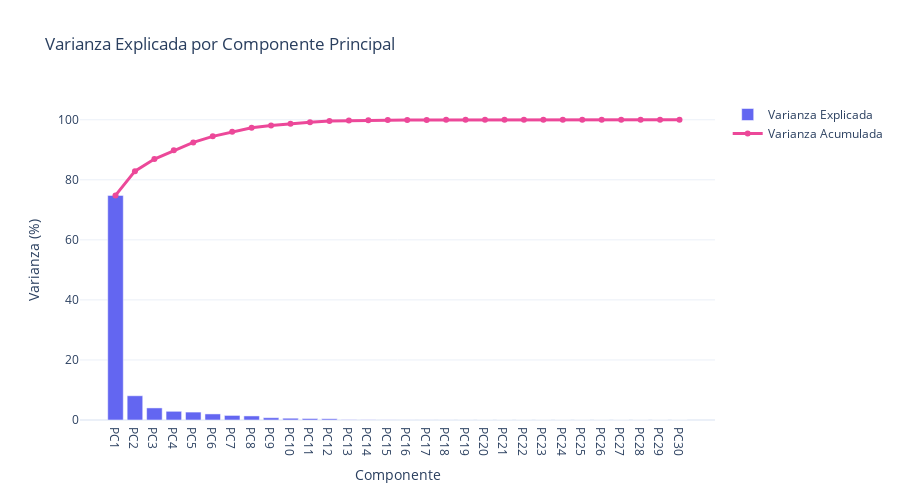

Notebook cell for this chart:
### Code cell
# Gráfico de varianza explicada por componente
fig = go.Figure()
fig.add_trace(go.Bar(x=[f'PC{i+1}' for i in range(len(pca.explained_variance_ratio_))], 
                     y=pca.explained_variance_ratio_ * 100,
                     name='Varianza Explicada', marker_color='#6366f1'))
fig.add_trace(go.Scatter(x=[f'PC{i+1}' for i in range(len(pca.explained_variance_ratio_))], 
                         y=np.cumsum(pca.explained_variance_ratio_) * 100,
                         name='Varianza Acumulada', mode='lines+markers', 
                         marker_color='#ec4899', line=dict(width=3)))
fig.update_layout(title='Varianza Explicada por Componente Principal',
                 xaxis_title='Componente', yaxis_title='Varianza (%)',
                 template='plotly_white', height=500)
fig.show()

### Figure 1 — Plotly figure (JSON) as saved in the notebook; plotly's stock layout.template omitted (floating-point values rounded to 4 significant figures)
{"data": [{"marker": {"color": "#6366f1"}, "name": "Varianza Explicada", "type": "bar", "x": ["PC1", "PC2", "PC3", "PC4", "PC5", "PC6", "PC7", "PC8", "PC9", "PC10", "PC11", "PC12", "PC13", "PC14", "PC15", "PC16", "PC17", "PC18", "PC19", "PC20", "PC21", "PC22", "PC23", "PC24", "PC25", "PC26", "PC27", "PC28", "PC29", "PC30"], "y": [74.81, 8.074, 4.022, 2.896, 2.639, 2.022, 1.522, 1.355, 0.7621, 0.5928, 0.4982, 0.4235, 0.1219, 0.0887, 0.05107, 0.03492, 0.03309, 0.01935, 0.01215, 0.01096, 0.008346, 0.0007923, 0.0006336, 5.428e-05, 2.27e-05, 1.114e-05, 5.898e-06, 4.415e-06, 4.251e-31, 4.251e-31]}, {"line": {"width": 3}, "marker": {"color": "#ec4899"}, "mode": "lines+markers", "name": "Varianza Acumulada", "type": "scatter", "x": ["PC1", "PC2", "PC3", "PC4", "PC5", "PC6", "PC7", "PC8", "PC9", "PC10", "PC11", "PC12", "PC13", "PC14", "PC15", "PC16", "PC17", "PC18", "PC19", "PC20", "PC21", "PC22", "PC23", "PC24", "PC25", "PC26", "PC27", "PC28", "PC29", "PC30"], "y": [74.81, 82.88, 86.91, 89.8, 92.44, 94.46, 95.99, 97.34, 98.1, 98.7, 99.19, 99.62, 99.74, 99.83, 99.88, 99.91, 99.95, 99.97, 99.98, 99.99, 100.0, 100.0, 100.0, 100.0, 100.0, 100.0, 100.0, 100.0, 100.0, 100.0]}], "layout": {"height": 500, "title": {"text": "Varianza Explicada por Componente Principal"}, "xaxis": {"title": {"text": "Componente"}}, "yaxis": {"title": {"text": "Varianza (%)"}}}}
